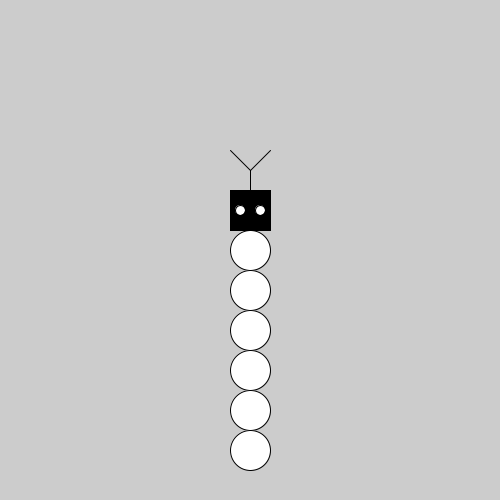
Frame 1 (no input)
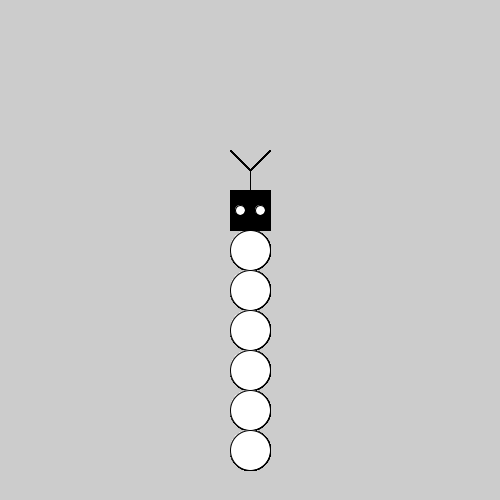
Frame 60 (the mouse pressed at the canvas centre just before this capture)
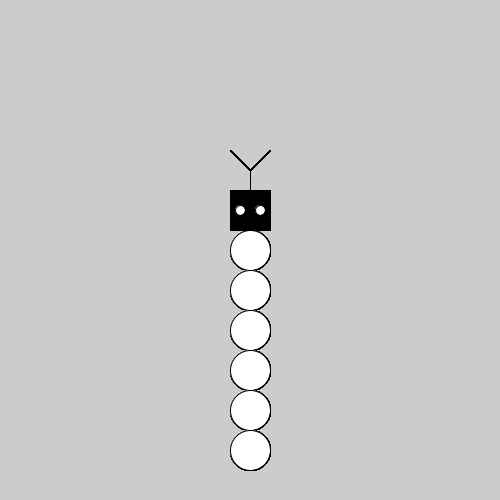
Frame 120 (the mouse held since frame 60 and released just before this capture)

The Processing sketch that drew these frames (run headless with seeded random() and noise(); from frame 60 on, the mouse is pressed at the canvas centre):

// Processing sketch: LoopExample
// ── LoopExample.pde
void setup() {
  size(500, 500);
}

void draw() {
  drawSnake();
}

void drawSnake() {
  drawSnakeBody();
  drawSnakeHead();
}

void drawSnakeBody() {
  fill(255);
  for (int i = 0; i < 6; i++) {
    ellipse(250, 250 + i * 40, 40, 40);
  }
}

void drawSnakeHead() {
  stroke(0);
  line(250, 190, 250, 170);
  line(250, 170, 230, 150);
  line(250, 170, 270, 150);
  fill(0);
  rect(230, 210 - 20, 40, 40);
  fill(255);
  ellipse(240, 210, 10, 10);
  ellipse(260, 210, 10, 10);
}

void drawSnakeBodyAttempt5() {
  fill(255);
  int i = 0;
  while (i < 6) {
    ellipse(250, 250 + i * 40, 40, 40);
    i++;
  }
}

void drawSnakeBodyAttempt4() {
  fill(255);
  int ring = 0;
  while (ring < 6) {
    ellipse(250, 250 + ring * 40, 40, 40);
    ring++;
  }
}

void drawSnakeBodyAttempt3() {
  fill(255);
  float ringY = 250;
  while (ringY < 250 + 6 * 40) {
    ellipse(250, ringY, 40, 40);
    ringY += 40;
  }
}

void drawSnakeBodyAttempt2() {
  fill(255);
  float ringY = 250;
  ellipse(250, ringY, 40, 40);
  ringY += 40;
  ellipse(250, ringY, 40, 40);
  ringY += 40;
  ellipse(250, ringY, 40, 40);
  ringY += 40;
  ellipse(250, ringY, 40, 40);
  ringY += 40;
  ellipse(250, ringY, 40, 40);
  ringY += 40;
  ellipse(250, ringY, 40, 40);
  ringY += 40;
}

void drawSnakeBodyAttempt1() {
  fill(255);
  ellipse(250, 250, 40, 40);
  ellipse(250, 250 + 1 * 40, 40, 40);
  ellipse(250, 250 + 2 * 40, 40, 40);
  ellipse(250, 250 + 3 * 40, 40, 40);
  ellipse(250, 250 + 4 * 40, 40, 40);
  ellipse(250, 250 + 5 * 40, 40, 40);
}
